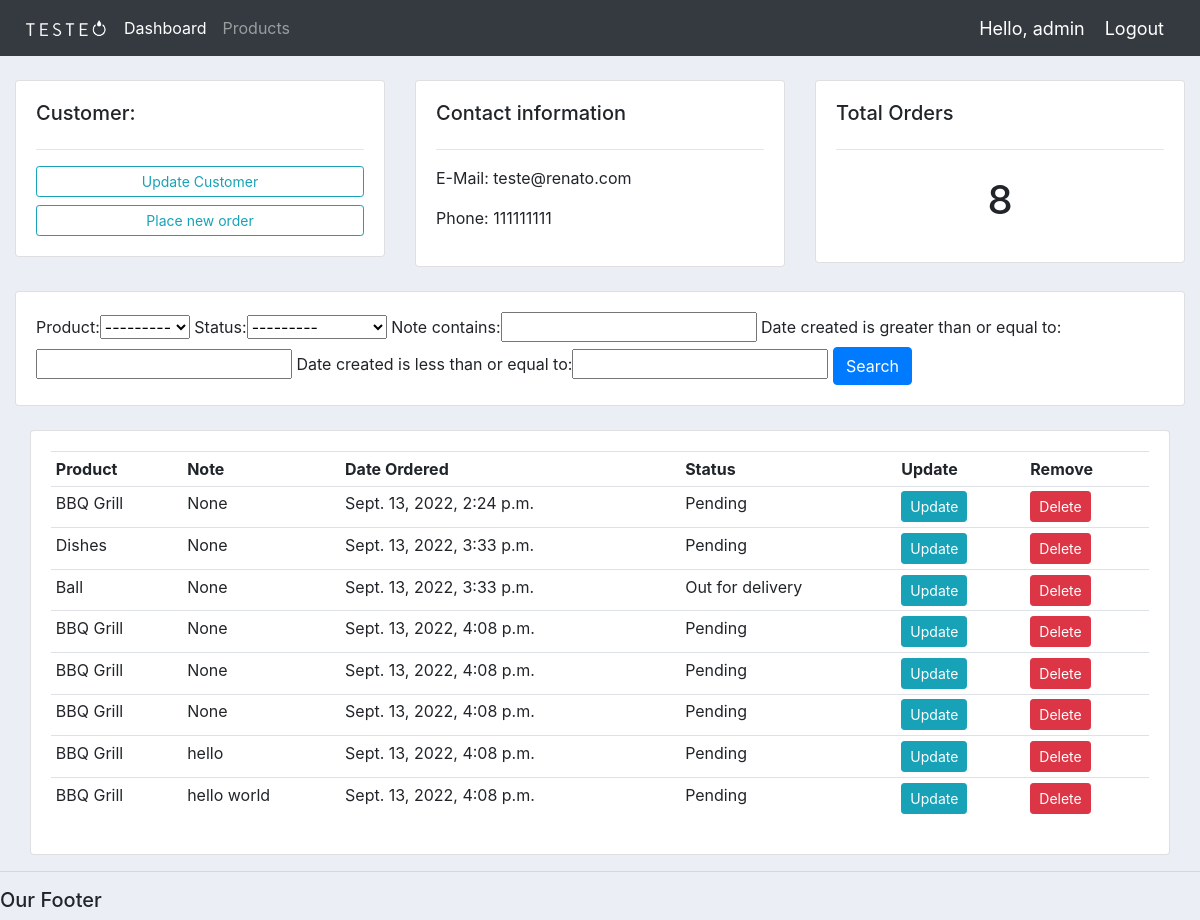
The app's page /customer/1/ (signed in) with its own data.
### accounts/models.py (models this page shows, shortened)
class Customer(models.Model):
    name = models.CharField(max_length=200, null=True)
    phone = models.CharField(max_length=200, null=True)
    email = models.CharField(max_length=200, null=True)
    date_created = models.DateTimeField(auto_now_add=True, null=True)

class Order(models.Model):
    STATUS = (
        ('Pending', 'Pending'),
        ('Out for delivery', 'Out for delivery'),
        ('Delivered', 'Delivered'),
    )
    customer = models.ForeignKey(Customer, null=True, on_delete=models.SET_NULL)
    product = models.ForeignKey(Product, null=True, on_delete=models.SET_NULL)
    date_created = models.DateTimeField(auto_now_add=True, null=True)
    status = models.CharField(max_length=200, null=True, choices=STATUS)
    note = models.CharField(max_length=200, null=True)

class Product(models.Model):
    CATEGORY = (
        ('Indoor', 'Indoor'),
        ('Out Door', 'Out Door'),
    )
    name = models.CharField(max_length=200, null=True)
    price = models.FloatField(null=True)
    category = models.CharField(max_length=200, null=True, choices=CATEGORY)
    description = models.CharField(max_length=200, null=True, blank=True)
    date_created = models.DateTimeField(auto_now_add=True, null=True)
    tags = models.ManyToManyField(Tag)
    def __str__(self):
        return self.name

### accounts/views.py (the view)
# urls.py: path('customer/<str:pk_test>/', views.customer, name="customer"),
@login_required(login_url='login')
def customer(request, pk_test):
	customer = Customer.objects.get(id=pk_test)
	orders = customer.order_set.all()
	order_count = orders.count()
	myFilter = OrderFilter(request.GET, queryset=orders)
	orders = myFilter.qs
	context = {'customer':customer, 'orders':orders, 'order_count':order_count,
	'myFilter':myFilter}
	return render(request, 'accounts/customer.html',context)

### accounts/templates/accounts/customer.html
{% extends 'accounts/main.html' %}
{% block content %}
    <br>
    <div class="row">
        <div class="col-md">
            <div class="card card-body">
                <h5>Customer:</h5>
                <hr>
                <a class="btn btn-outline-info btn-sm btn-block" href="">Update Customer</a>
                <a class="btn btn-outline-info btn-sm btn-block" href="{% url 'create_order' customer.id %}">Place new order</a>
            </div>
        </div>
        <div class="col-md">
            <div class="card card-body">
                <h5>Contact information</h5>
                <hr>
                <p>E-Mail: {{customer.email}}</p>
                <p>Phone: {{customer.phone}}</p>
            </div>
        </div>
        <div class="col-md">
            <div class="card card-body">
                <h5>Total Orders</h5>
                <hr>
                <h1 style="text-align: center; padding: 10px">{{orders.count}}</h1>
            </div>
        </div>
    </div>
    <br>
    <div class="row">
        <div class="col">
            <div class="card card-body">
                <form method="get">
                    {{myFilter.form}}
                <button class="btn btn-primary" type="submit">Search</button>
                </form>
            </div>
        </div>
    </div>
    <br>
    <div class="col-md">
        <div class="card card-body">
            <table class="table table-sm">
                <tr>
                    <th>Product</th>
                    <th>Note</th>
                    <th>Date Ordered</th>
                    <th>Status</th>
                    <th>Update</th>
                    <th>Remove</th>
                </tr>
                {% for order in orders %}
                <tr>
                    <td>{{order.product}}</td>
                    <td>{{order.note}}</td>
                    <td>{{order.date_created}}</td>
                    <td>{{order.status}}</td>
                    <td><a class="btn btn-sm btn-info" href="{%  url 'update_order' order.id %}">Update</a></td>
                    <td><a class="btn btn-sm btn-danger" href="{%  url 'delete_order' order.id %}">Delete</a></td>
                </tr>
                {% endfor  %}
            </table>
        </div>
    </div>
{% endblock %}

### accounts/templates/accounts/navbar.html (shortened to what this page needs)
{% load static %}
<nav class="navbar navbar-expand-lg navbar-dark bg-dark">
    <img src="{% static 'images/logo.png' %}" width="100px">
    <div class="collapse navbar-collapse" id="navbarNavDropdown">
      <ul class="navbar-nav">
        <li class="nav-item active">
          <a class="nav-link" href="{% url 'home' %}">Dashboard</a>
        </li>
        <li class="nav-item">
          <a class="nav-link" href="{% url 'products' %}">Products</a>
        </li>
      </ul>
    </div>
    <span class="hello-msg">Hello, {{request.user}}</span>
    <span ><a  class="hello-msg" href="{% url 'logout' %}">Logout</a></span>
  </nav>
  {% load static %}

### static/css/main.css (style rules this page uses)
body { background-color: #ebeff5; }

### accounts/templates/accounts/navbar.html (style rules this page uses)
.hello-msg { font-size: 18px; color: #fff; margin-right: 20px; }

### records on screen
Customer: email "teste@renato.com", phone "111111111"
Order: product "BBQ Grill", note "None", date_created "Sept. 13, 2022, 2:24 p.m.", status "Pending"
Order: product "Dishes", note "None", date_created "Sept. 13, 2022, 3:33 p.m.", status "Pending"
Order: product "Ball", note "None", date_created "Sept. 13, 2022, 3:33 p.m.", status "Out for delivery"
Order: product "BBQ Grill", note "None", date_created "Sept. 13, 2022, 4:08 p.m.", status "Pending"
Order: product "BBQ Grill", note "None", date_created "Sept. 13, 2022, 4:08 p.m.", status "Pending"
Order: product "BBQ Grill", note "None", date_created "Sept. 13, 2022, 4:08 p.m.", status "Pending"
Order: product "BBQ Grill", note "hello", date_created "Sept. 13, 2022, 4:08 p.m.", status "Pending"
Order: product "BBQ Grill", note "hello world", date_created "Sept. 13, 2022, 4:08 p.m.", status "Pending"

### other values on screen
{{ request.user }} "admin"
{{ orders.count }} "8"
